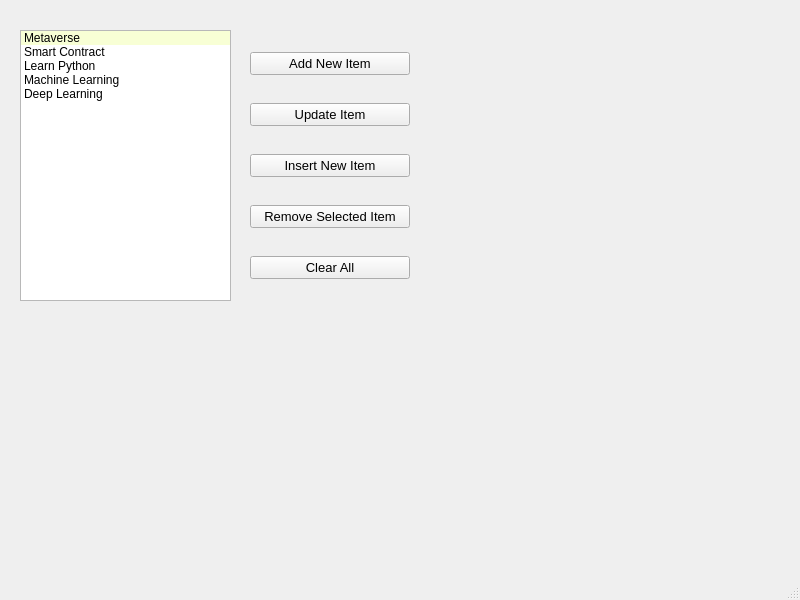
<?xml version="1.0" encoding="UTF-8"?>
<ui version="4.0">
 <class>MainWindow</class>
 <widget class="QMainWindow" name="MainWindow">
  <property name="geometry">
   <rect>
    <x>0</x>
    <y>0</y>
    <width>800</width>
    <height>600</height>
   </rect>
  </property>
  <property name="windowTitle">
   <string>MainWindow</string>
  </property>
  <widget class="QWidget" name="centralwidget">
   <widget class="QListWidget" name="listWidget">
    <property name="geometry">
     <rect>
      <x>20</x>
      <y>30</y>
      <width>211</width>
      <height>271</height>
     </rect>
    </property>
    <item>
     <property name="text">
      <string>Metaverse</string>
     </property>
     <property name="background">
      <brush brushstyle="SolidPattern">
       <color alpha="255">
        <red>248</red>
        <green>255</green>
        <blue>213</blue>
       </color>
      </brush>
     </property>
     <property name="foreground">
      <brush brushstyle="NoBrush">
       <color alpha="255">
        <red>255</red>
        <green>0</green>
        <blue>127</blue>
       </color>
      </brush>
     </property>
     <property name="icon">
      <iconset>
       <normaloff>images/ic_metaverse.png</normaloff>images/ic_metaverse.png</iconset>
     </property>
    </item>
    <item>
     <property name="text">
      <string>Smart Contract</string>
     </property>
     <property name="icon">
      <iconset>
       <normaloff>images/ic_contract.png</normaloff>images/ic_contract.png</iconset>
     </property>
    </item>
    <item>
     <property name="text">
      <string>Learn Python</string>
     </property>
    </item>
    <item>
     <property name="text">
      <string>Machine Learning</string>
     </property>
    </item>
    <item>
     <property name="text">
      <string>Deep Learning</string>
     </property>
    </item>
   </widget>
   <widget class="QWidget" name="verticalLayoutWidget">
    <property name="geometry">
     <rect>
      <x>250</x>
      <y>30</y>
      <width>160</width>
      <height>271</height>
     </rect>
    </property>
    <layout class="QVBoxLayout" name="verticalLayout">
     <item>
      <widget class="QPushButton" name="pushButtonAdd">
       <property name="font">
        <font>
         <pointsize>10</pointsize>
        </font>
       </property>
       <property name="text">
        <string>Add New Item</string>
       </property>
      </widget>
     </item>
     <item>
      <widget class="QPushButton" name="pushButtonUpdate">
       <property name="font">
        <font>
         <pointsize>10</pointsize>
        </font>
       </property>
       <property name="text">
        <string>Update Item</string>
       </property>
      </widget>
     </item>
     <item>
      <widget class="QPushButton" name="pushButtonInsert">
       <property name="font">
        <font>
         <pointsize>10</pointsize>
        </font>
       </property>
       <property name="text">
        <string>Insert New Item</string>
       </property>
      </widget>
     </item>
     <item>
      <widget class="QPushButton" name="pushButtonRemove">
       <property name="font">
        <font>
         <pointsize>10</pointsize>
        </font>
       </property>
       <property name="text">
        <string>Remove Selected Item</string>
       </property>
      </widget>
     </item>
     <item>
      <widget class="QPushButton" name="pushButtonClear">
       <property name="font">
        <font>
         <pointsize>10</pointsize>
        </font>
       </property>
       <property name="text">
        <string>Clear All</string>
       </property>
      </widget>
     </item>
    </layout>
   </widget>
  </widget>
  <widget class="QMenuBar" name="menubar">
   <property name="geometry">
    <rect>
     <x>0</x>
     <y>0</y>
     <width>800</width>
     <height>25</height>
    </rect>
   </property>
  </widget>
  <widget class="QStatusBar" name="statusbar"/>
 </widget>
 <resources/>
 <connections/>
</ui>
